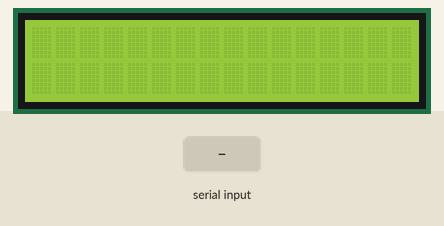
Simulated run of this sketch. Board: Arduino Uno, built with avr-gcc and run on an emulated ATmega328P. Shown: 16×2 character LCD. The test bench sets the inputs (shaded band). What the sketch prints to the serial monitor is not drawn.

Above: at 1.2 s.
1.3 s: "90/45\n" received over Serial
At 2.5 s:
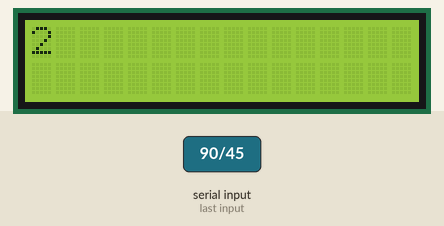
2.8 s: "1/90/45\n" received over Serial
At 3.9 s:
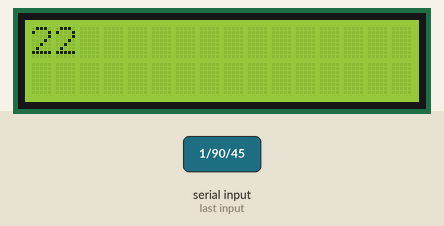
Timing chart, 0 to 5.8 s (numbered marks = the images above; inputs shaded):
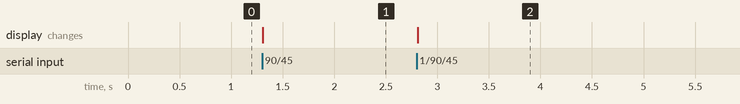

Measured:
- after the input at 1.3 s, the display: changes at once (image 1)
- after the input at 2.8 s, the display: changes at once (image 2)

The sketch:

second_version.ino
```cpp
#include <LiquidCrystal_I2C.h>
#include <wire.h>
LiquidCrystal_I2C lcd(0x27, 16, 2);
int a,c;
char b;

void setup() {
  Serial.begin(9600);
  lcd.backlight();
  lcd.clear();
  lcd.init();

}

void loop() {
  if(Serial.available()) {
    a=Serial.parseInt();
    b=Serial.read();
    c=Serial.parseInt();
    Serial.print(a);
    Serial.print(b);
    Serial.println(c);
  }
  if(b=='+'){
    lcd.print(a+c);
  }
  if(b=='-'){
    lcd.print(a-c);
  }
  if(b=='*'){
    lcd.print(a*c);
  }
  if(b=='/'){
    lcd.print(a/c);
  }


}
```
